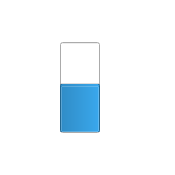
            <widget class="QFrame" name="octoPlus3">
             <property name="geometry">
              <rect>
               <x>450</x>
               <y>240</y>
               <width>175</width>
               <height>175</height>
              </rect>
             </property>
             <property name="sizePolicy">
              <sizepolicy hsizetype="Fixed" vsizetype="Fixed">
               <horstretch>0</horstretch>
               <verstretch>0</verstretch>
              </sizepolicy>
             </property>
             <property name="minimumSize">
              <size>
               <width>175</width>
               <height>175</height>
              </size>
             </property>
             <property name="maximumSize">
              <size>
               <width>175</width>
               <height>175</height>
              </size>
             </property>
             <property name="styleSheet">
              <string notr="true">QFrame
{
   background-color: rgba(255, 255, 255, 0);
   border-image: url(:/images/resources/CW.png) 0 0 0 0 stretch stretch;
   border-width: 0px;
}</string>
             </property>
             <property name="frameShape">
              <enum>QFrame::StyledPanel</enum>
             </property>
             <property name="frameShadow">
              <enum>QFrame::Raised</enum>
             </property>
             <widget class="QLabel" name="octoPlus3Label">
              <property name="geometry">
               <rect>
                <x>9</x>
                <y>9</y>
                <width>141</width>
                <height>29</height>
               </rect>
              </property>
              <property name="font">
               <font>
                <pointsize>18</pointsize>
               </font>
              </property>
              <property name="styleSheet">
               <string notr="true">color:white;
border-image:none;</string>
              </property>
              <property name="text">
               <string>Motor 3</string>
              </property>
              <property name="alignment">
               <set>Qt::AlignCenter</set>
              </property>
             </widget>
             <widget class="QLabel" name="octoPlus3Value">
              <property name="geometry">
               <rect>
                <x>9</x>
                <y>137</y>
                <width>141</width>
                <height>29</height>
               </rect>
              </property>
              <property name="font">
               <font>
                <pointsize>18</pointsize>
               </font>
              </property>
              <property name="styleSheet">
               <string notr="true">color:white;
border-image:none;</string>
              </property>
              <property name="text">
               <string>1000</string>
              </property>
              <property name="alignment">
               <set>Qt::AlignCenter</set>
              </property>
             </widget>
             <widget class="QProgressBar" name="octoPlus3Motor">
              <property name="geometry">
               <rect>
                <x>60</x>
                <y>42</y>
                <width>40</width>
                <height>91</height>
               </rect>
              </property>
              <property name="sizePolicy">
               <sizepolicy hsizetype="Fixed" vsizetype="Expanding">
                <horstretch>0</horstretch>
                <verstretch>0</verstretch>
               </sizepolicy>
              </property>
              <property name="minimumSize">
               <size>
                <width>40</width>
                <height>0</height>
               </size>
              </property>
              <property name="maximumSize">
               <size>
                <width>50</width>
                <height>16777215</height>
               </size>
              </property>
              <property name="minimum">
               <number>1000</number>
              </property>
              <property name="maximum">
               <number>2000</number>
              </property>
              <property name="value">
               <number>1500</number>
              </property>
              <property name="alignment">
               <set>Qt::AlignCenter</set>
              </property>
              <property name="textVisible">
               <bool>false</bool>
              </property>
              <property name="orientation">
               <enum>Qt::Vertical</enum>
              </property>
              <property name="invertedAppearance">
               <bool>false</bool>
              </property>
             </widget>
            </widget>
